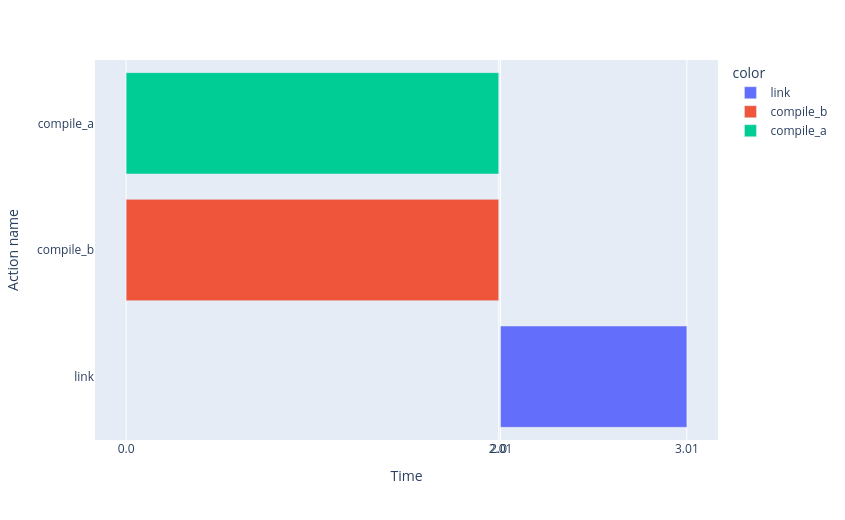

This figure's notebook cell:
### Code cell
with OneshotPlanner(name="tempest-opt",
                    params={"solver_name": "z3", "sat_before_opt": True,
                            "ground_abstract_step": True}) as p:
    opt_pipeline = p.solve(pipeline_prob, output_stream=sys.stdout)

print(f"\nOptimal plan  (makespan {plan_makespan(opt_pipeline.plan):.1f}):")
for start, action, dur in opt_pipeline.plan.timed_actions:
    print(f"  t={float(start):.2f}  {action}  [dur={dur}]")

print(f"\nSatisficing makespan : {plan_makespan(sat_pipeline.plan):.1f}  ({len(sat_pipeline.plan.timed_actions)} action)")
print(f"Optimal makespan     : {plan_makespan(opt_pipeline.plan):.1f}  ({len(opt_pipeline.plan.timed_actions)} actions, parallel)")

# Visualise the optimal plan: compile_a and compile_b overlap, then link.
plot_time_triggered_plan(opt_pipeline.plan)

### Figure 1 — Plotly figure (JSON) as saved in the notebook; plotly's stock layout.template omitted (floating-point values rounded to 4 significant figures)
{"data": [{"base": ["1970-01-01T01:00:02.010000"], "hovertemplate": "color=link<br>start=%{base}<br>end=%{x}<br>Action name=%{y}<extra></extra>", "legendgroup": "link", "marker": {"color": "#636efa", "pattern": {"shape": ""}}, "name": "link", "orientation": "h", "showlegend": true, "textposition": "auto", "type": "bar", "x": [1000], "xaxis": "x", "y": ["link_0"], "yaxis": "y"}, {"base": ["1970-01-01T01:00:00.000000"], "hovertemplate": "color=compile_b<br>start=%{base}<br>end=%{x}<br>Action name=%{y}<extra></extra>", "legendgroup": "compile_b", "marker": {"color": "#EF553B", "pattern": {"shape": ""}}, "name": "compile_b", "orientation": "h", "showlegend": true, "textposition": "auto", "type": "bar", "x": [2000], "xaxis": "x", "y": ["compile_b_1"], "yaxis": "y"}, {"base": ["1970-01-01T01:00:00.000000"], "hovertemplate": "color=compile_a<br>start=%{base}<br>end=%{x}<br>Action name=%{y}<extra></extra>", "legendgroup": "compile_a", "marker": {"color": "#00cc96", "pattern": {"shape": ""}}, "name": "compile_a", "orientation": "h", "showlegend": true, "textposition": "auto", "type": "bar", "x": [2000], "xaxis": "x", "y": ["compile_a_2"], "yaxis": "y"}], "layout": {"barmode": "overlay", "height": 520.0, "legend": {"title": {"text": "color"}, "tracegroupgap": 0}, "margin": {"t": 60}, "width": 845.0, "xaxis": {"anchor": "y", "domain": [0.0, 1.0], "tickmode": "array", "ticktext": ["2.0", "3.01", "0.0", "2.01"], "tickvals": ["1970-01-01T01:00:02", "1970-01-01T01:00:03.010000", "1970-01-01T01:00:00", "1970-01-01T01:00:02.010000"], "title": {"text": "Time"}, "type": "date"}, "yaxis": {"anchor": "x", "domain": [0.0, 1.0], "tickmode": "array", "ticktext": ["link", "compile_b", "compile_a"], "tickvals": ["link_0", "compile_b_1", "compile_a_2"], "title": {"text": "Action name"}}}}
